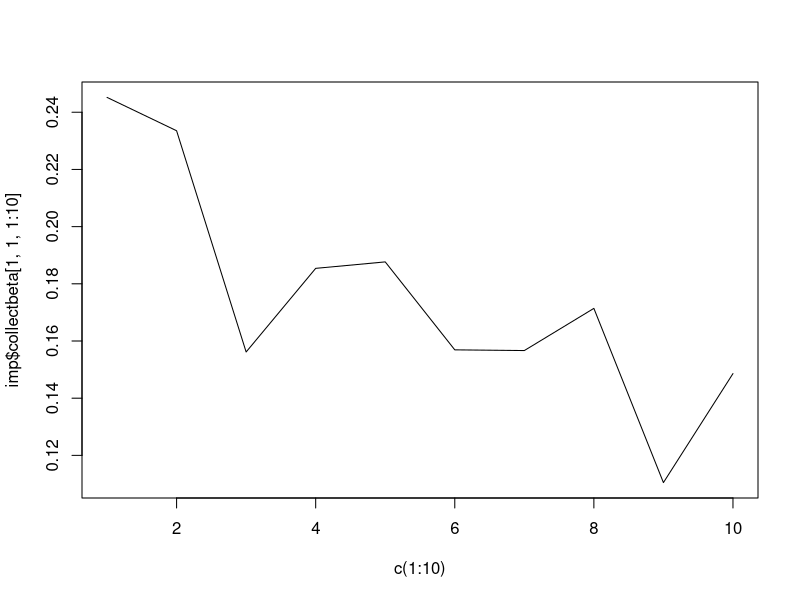

Recreate this plot in R.
library(jomo)


### Name: jomo.lmer.MCMCchain
### Title: lmer Compatible JM Imputation - A tool to check convergence of
###   the MCMC
### Aliases: jomo.lmer.MCMCchain

### ** Examples


  attach(cldata)
  
  #Then we make sure sex is a factor:
  
  sex<-factor(sex)
  
  # we define the data frame with all the variables 
  
  data<-data.frame(measure,age, sex, city)
  mylevel<-c(1,1,1,1)
  
  # And the formula of the substantive lm model
  
  formula<-as.formula(measure~sex+age+I(age^2)+(1|city))
  
  #And finally we run the imputation function:
  
  imp<-jomo.lmer.MCMCchain(formula,data, level=mylevel, nburn=10)
  
  # Note we are using only 10 iterations to avoid time consuming examples, 
  # which go against CRAN policies. 
  
  # We can check, for example, the convergence of the first element of beta:
  
  plot(c(1:10),imp$collectbeta[1,1,1:10],type="l")
  
  
